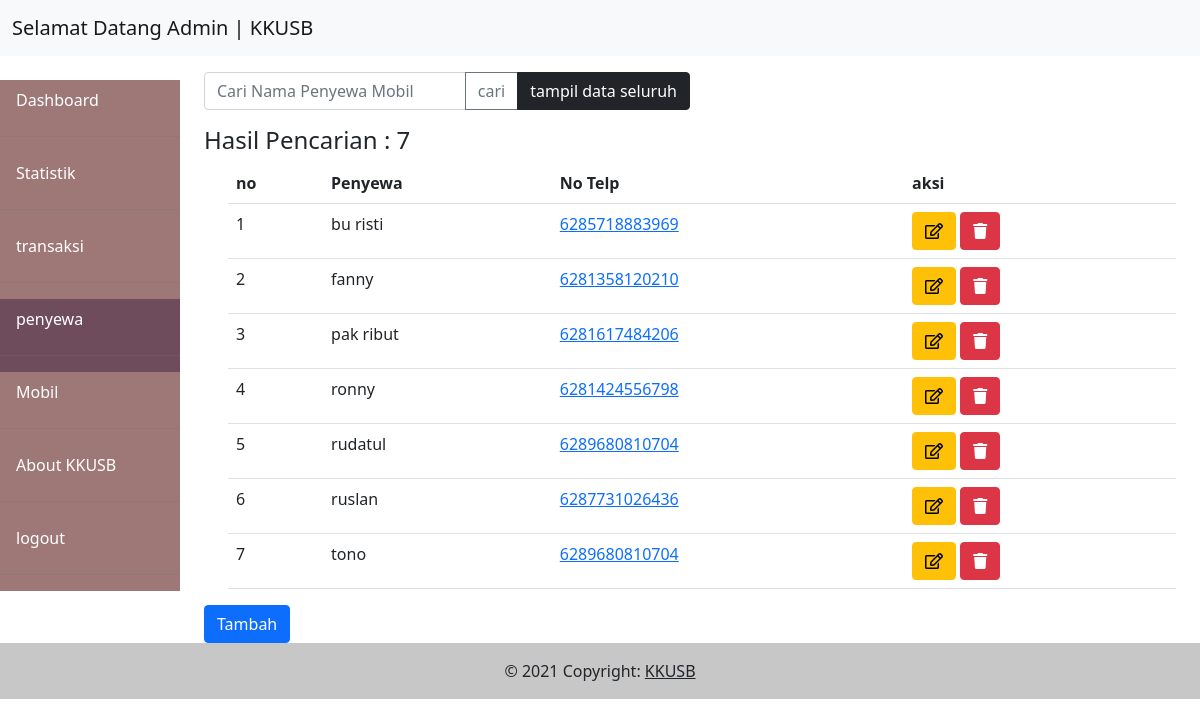
Page /penyewa on the committed database.
### tables this page shows
CREATE TABLE `penyewa` (
  `id_penyewa` int(11) NOT NULL,
  `nama_penyewa` varchar(100) NOT NULL,
  `no_telepon` varchar(100) NOT NULL
);

### application/controllers/Penyewa.php (called while the page is built, shortened)
<?php
class Penyewa extends CI_Controller
{
  public function __construct()
  {
    $this->load->model('penyewa_model');
  }
  public function index()
  {
    $data['judul'] = 'Daftar penyewa';
    if ($this->input->post('keyword')) {
      $data['keyword'] =  $this->input->post('keyword');
      $this->session->set_userdata('keyword', $data['keyword']);
    } else {
      $data['keyword'] = $this->session->userdata('keyword');
    }
    $config['total_rows'] = $this->penyewa_model->getJumlahDatapenyewa($data['keyword']);
    $data['pencarian'] = $config['total_rows'];
    $config['per_page'] = 10;
    if ($config['total_rows'] <= $config['per_page']) {
      $data['start'] = 0;
    } elseif ($config['total_rows'] <= $this->uri->segment(3)) {
      $data['start'] = $this->uri->segment(3) - $config['per_page'];
    } else {
      $data['start'] = $this->uri->segment(3);
    }
    $data['penyewa'] = $this->penyewa_model->getTampilpenyewaPagination($config['per_page'], $data['start'], $data['keyword']);
    $this->load->view('templates/header', $data);
    $this->load->view('templates/sidebar');
    $this->load->view('penyewa', $data);
    $this->load->view('templates/footer');
  }
}

### index.php (called while the page is built, shortened)
<?php
require_once BASEPATH.'core/CodeIgniter.php';

### application/config/config.php (called while the page is built, shortened)
<?php
$config['base_url'] = 'http://localhost/rentalmobil/';
$config['index_page'] = 'index.php';
$config['uri_protocol']  = 'REQUEST_URI';
$config['url_suffix'] = '';
$config['language']  = 'english';
$config['charset'] = 'UTF-8';
$config['enable_hooks'] = FALSE;
$config['subclass_prefix'] = 'MY_';
$config['composer_autoload'] = 'vendor/autoload.php';
$config['permitted_uri_chars'] = 'a-z 0-9~%.:_\-';
$config['enable_query_strings'] = FALSE;
$config['controller_trigger'] = 'c';
$config['function_trigger'] = 'm';
$config['directory_trigger'] = 'd';
$config['allow_get_array'] = TRUE;
$config['log_threshold'] = 0;
$config['log_path'] = '';
$config['log_file_extension'] = '';
$config['log_file_permissions'] = 0644;
$config['log_date_format'] = 'Y-m-d H:i:s';
$config['error_views_path'] = '';
$config['cache_path'] = '';
$config['cache_query_string'] = FALSE;
$config['encryption_key'] = '';
$config['sess_driver'] = 'files';
$config['sess_cookie_name'] = 'ci_session';
$config['sess_expiration'] = 7200;
$config['sess_save_path'] = NULL;
$config['sess_match_ip'] = FALSE;
$config['sess_time_to_update'] = 300;
$config['sess_regenerate_destroy'] = FALSE;
$config['cookie_prefix']  = '';
$config['cookie_domain']  = '';
$config['cookie_path']    = '/';
$config['cookie_secure']  = FALSE;
$config['cookie_httponly']   = FALSE;
$config['standardize_newlines'] = FALSE;
$config['global_xss_filtering'] = FALSE;
$config['csrf_protection'] = FALSE;
$config['csrf_token_name'] = 'csrf_test_name';
$config['csrf_cookie_name'] = 'csrf_cookie_name';
$config['csrf_expire'] = 7200;
$config['csrf_regenerate'] = TRUE;
$config['csrf_exclude_uris'] = array();
$config['compress_output'] = FALSE;
$config['time_reference'] = 'local';
$config['rewrite_short_tags'] = FALSE;
$config['proxy_ips'] = '';

### application/config/pagination.php (called while the page is built, shortened)
<?php
$config['full_tag_open'] = '<nav> <ul class="pagination">';
$config['full_tag_close'] = '</ul> </nav>';
$config['first_link'] = 'pertama';
$config['first_tag_open'] = '<li class="page-item">';
$config['first_tag_close'] = '</li>';
$config['last_link'] = 'terakhir';
$config['last_tag_open'] = '<li class="page-item">';
$config['last_tag_close'] = '</li>';
$config['next_link'] = '&raquo';
$config['next_tag_open'] = '<li class="page-item">';
$config['next_tag_close'] = '</li>';
$config['prev_link'] = '&laquo';

### application/models/penyewa_model.php (called while the page is built, shortened)
<?php
class penyewa_model extends CI_Model
{
  public function getTampilpenyewaPagination($limit, $start, $keyword)
  {
    if ($keyword) {
      $this->db->order_by('nama_penyewa', 'ASC');
      $this->db->like('nama_penyewa', $keyword);
      return $this->db->get('penyewa', $limit, $start)->result_array();
    } else {
      $this->db->order_by('nama_penyewa', 'ASC');
      return $this->db->get('penyewa', $limit, $start)->result_array();
    }
  }
}

### application/views/penyewa.php (the view, shortened to what this page needs)
<div class="col-md-10">
  <section class="content">
    <div class="row mt-3">
      <div class="col-md-6">
        <form action="" method="POST">
          <div class="input-group mb-3">
            <input type="text" class="form-control" placeholder="Cari Nama Penyewa Mobil" name="keyword">
            <button class="btn btn-outline-secondary" type="submit">cari</button>
            <a href="<?php echo base_url() ?>close/penyewa" class="btn btn-dark">tampil data seluruh</a>
          </div>
        </form>
      </div>
    </div>
    <h4>Hasil Pencarian : <?php echo $pencarian ?></h4>
    <div class="container">
      <table class="table">
        <tr>
          <th>no</th>
          <th>Penyewa</th>
          <th>No Telp</th>
          <th>aksi</th>
        </tr>
        <?php if ($penyewa !== []) : ?>
          <?php foreach ($penyewa as $penyew) : ?>
            <tr>
              <td><?php echo ++$start ?></td>
              <td><?php echo $penyew['nama_penyewa'] ?></td>
              <td><a href="https://wa.me/<?php echo $penyew['no_telepon'] ?>" target="blank"><?php echo $penyew['no_telepon'] ?></a></td>
              <td>
                <a href="<?php echo base_url() ?>penyewa/ubahpenyewa/<?php echo $penyew['id_penyewa'] ?>" class="btn btn-warning"><i class="far fa-edit"></i></a>
                <a href="<?php echo base_url() ?>penyewa/hapuspenyewa/<?php echo $penyew['id_penyewa'] ?>" class="btn btn-danger" onclick="return confirm('apakah anda yakin?')"><i class="fas fa-trash"></i></a>
              </td>
            <?php endforeach; ?>
          <?php else : ?>
            <td colspan="4" style="color: red; text-align:center">DATA TIDAK ADA</td>
          <?php endif; ?>
      </table>
    </div>
    <button type="button" class="btn btn-primary" data-bs-toggle="modal" data-bs-target="#exampleModal">
      Tambah
    </button>
  </section>
</div>

### rows in the picture
penyewa: nama_penyewa "bu risti", no_telepon "6285718883969"
penyewa: nama_penyewa "fanny", no_telepon "6281358120210"
penyewa: nama_penyewa "pak ribut", no_telepon "6281617484206"
penyewa: nama_penyewa "ronny", no_telepon "6281424556798"
penyewa: nama_penyewa "rudatul", no_telepon "6289680810704"
penyewa: nama_penyewa "ruslan", no_telepon "6287731026436"
penyewa: nama_penyewa "tono", no_telepon "6289680810704"

### other values in the picture
$pencarian "7"
